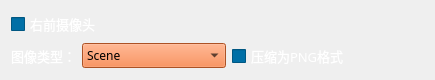
    <widget class="QWidget" name="layoutWidget_5">
     <property name="geometry">
      <rect>
       <x>0</x>
       <y>90</y>
       <width>435</width>
       <height>56</height>
      </rect>
     </property>
     <layout class="QGridLayout" name="gridLayout_5">
      <item row="0" column="0">
       <widget class="QCheckBox" name="record_fr_camera_checkBox">
        <property name="palette">
         <palette>
          <active>
           <colorrole role="WindowText">
            <brush brushstyle="SolidPattern">
             <color alpha="255">
              <red>255</red>
              <green>255</green>
              <blue>255</blue>
             </color>
            </brush>
           </colorrole>
           <colorrole role="Button">
            <brush brushstyle="SolidPattern">
             <color alpha="255">
              <red>0</red>
              <green>111</green>
              <blue>166</blue>
             </color>
            </brush>
           </colorrole>
           <colorrole role="Base">
            <brush brushstyle="SolidPattern">
             <color alpha="255">
              <red>0</red>
              <green>111</green>
              <blue>166</blue>
             </color>
            </brush>
           </colorrole>
           <colorrole role="Window">
            <brush brushstyle="SolidPattern">
             <color alpha="255">
              <red>0</red>
              <green>111</green>
              <blue>166</blue>
             </color>
            </brush>
           </colorrole>
          </active>
          <inactive>
           <colorrole role="WindowText">
            <brush brushstyle="SolidPattern">
             <color alpha="255">
              <red>255</red>
              <green>255</green>
              <blue>255</blue>
             </color>
            </brush>
           </colorrole>
           <colorrole role="Button">
            <brush brushstyle="SolidPattern">
             <color alpha="255">
              <red>0</red>
              <green>111</green>
              <blue>166</blue>
             </color>
            </brush>
           </colorrole>
           <colorrole role="Base">
            <brush brushstyle="SolidPattern">
             <color alpha="255">
              <red>0</red>
              <green>111</green>
              <blue>166</blue>
             </color>
            </brush>
           </colorrole>
           <colorrole role="Window">
            <brush brushstyle="SolidPattern">
             <color alpha="255">
              <red>0</red>
              <green>111</green>
              <blue>166</blue>
             </color>
            </brush>
           </colorrole>
          </inactive>
          <disabled>
           <colorrole role="WindowText">
            <brush brushstyle="SolidPattern">
             <color alpha="255">
              <red>120</red>
              <green>120</green>
              <blue>120</blue>
             </color>
            </brush>
           </colorrole>
           <colorrole role="Button">
            <brush brushstyle="SolidPattern">
             <color alpha="255">
              <red>0</red>
              <green>111</green>
              <blue>166</blue>
             </color>
            </brush>
           </colorrole>
           <colorrole role="Base">
            <brush brushstyle="SolidPattern">
             <color alpha="255">
              <red>0</red>
              <green>111</green>
              <blue>166</blue>
             </color>
            </brush>
           </colorrole>
           <colorrole role="Window">
            <brush brushstyle="SolidPattern">
             <color alpha="255">
              <red>0</red>
              <green>111</green>
              <blue>166</blue>
             </color>
            </brush>
           </colorrole>
          </disabled>
         </palette>
        </property>
        <property name="font">
         <font>
          <family>等线</family>
          <pointsize>10</pointsize>
         </font>
        </property>
        <property name="text">
         <string>右前摄像头</string>
        </property>
       </widget>
      </item>
      <item row="1" column="0">
       <layout class="QGridLayout" name="gridLayout_6">
        <item row="0" column="0">
         <widget class="QLabel" name="label_14">
          <property name="palette">
           <palette>
            <active>
             <colorrole role="WindowText">
              <brush brushstyle="SolidPattern">
               <color alpha="255">
                <red>255</red>
                <green>255</green>
                <blue>255</blue>
               </color>
              </brush>
             </colorrole>
             <colorrole role="Button">
              <brush brushstyle="SolidPattern">
               <color alpha="255">
                <red>0</red>
                <green>111</green>
                <blue>166</blue>
               </color>
              </brush>
             </colorrole>
             <colorrole role="Base">
              <brush brushstyle="SolidPattern">
               <color alpha="255">
                <red>0</red>
                <green>111</green>
                <blue>166</blue>
               </color>
              </brush>
             </colorrole>
             <colorrole role="Window">
              <brush brushstyle="SolidPattern">
               <color alpha="255">
                <red>0</red>
                <green>111</green>
                <blue>166</blue>
               </color>
              </brush>
             </colorrole>
            </active>
            <inactive>
             <colorrole role="WindowText">
              <brush brushstyle="SolidPattern">
               <color alpha="255">
                <red>255</red>
                <green>255</green>
                <blue>255</blue>
               </color>
              </brush>
             </colorrole>
             <colorrole role="Button">
              <brush brushstyle="SolidPattern">
               <color alpha="255">
                <red>0</red>
                <green>111</green>
                <blue>166</blue>
               </color>
              </brush>
             </colorrole>
             <colorrole role="Base">
              <brush brushstyle="SolidPattern">
               <color alpha="255">
                <red>0</red>
                <green>111</green>
                <blue>166</blue>
               </color>
              </brush>
             </colorrole>
             <colorrole role="Window">
              <brush brushstyle="SolidPattern">
               <color alpha="255">
                <red>0</red>
                <green>111</green>
                <blue>166</blue>
               </color>
              </brush>
             </colorrole>
            </inactive>
            <disabled>
             <colorrole role="WindowText">
              <brush brushstyle="SolidPattern">
               <color alpha="255">
                <red>120</red>
                <green>120</green>
                <blue>120</blue>
               </color>
              </brush>
             </colorrole>
             <colorrole role="Button">
              <brush brushstyle="SolidPattern">
               <color alpha="255">
                <red>0</red>
                <green>111</green>
                <blue>166</blue>
               </color>
              </brush>
             </colorrole>
             <colorrole role="Base">
              <brush brushstyle="SolidPattern">
               <color alpha="255">
                <red>0</red>
                <green>111</green>
                <blue>166</blue>
               </color>
              </brush>
             </colorrole>
             <colorrole role="Window">
              <brush brushstyle="SolidPattern">
               <color alpha="255">
                <red>0</red>
                <green>111</green>
                <blue>166</blue>
               </color>
              </brush>
             </colorrole>
            </disabled>
           </palette>
          </property>
          <property name="font">
           <font>
            <family>等线</family>
            <pointsize>10</pointsize>
           </font>
          </property>
          <property name="layoutDirection">
           <enum>Qt::LeftToRight</enum>
          </property>
          <property name="text">
           <string>图像类型：</string>
          </property>
          <property name="alignment">
           <set>Qt::AlignCenter</set>
          </property>
         </widget>
        </item>
        <item row="0" column="1">
         <widget class="QComboBox" name="record_fr_camera_image_type_choose">
          <property name="palette">
           <palette>
            <active>
             <colorrole role="Button">
              <brush brushstyle="SolidPattern">
               <color alpha="255">
                <red>241</red>
                <green>115</green>
                <blue>52</blue>
               </color>
              </brush>
             </colorrole>
             <colorrole role="Text">
              <brush brushstyle="SolidPattern">
               <color alpha="255">
                <red>255</red>
                <green>255</green>
                <blue>255</blue>
               </color>
              </brush>
             </colorrole>
             <colorrole role="Base">
              <brush brushstyle="SolidPattern">
               <color alpha="255">
                <red>241</red>
                <green>115</green>
                <blue>52</blue>
               </color>
              </brush>
             </colorrole>
             <colorrole role="Window">
              <brush brushstyle="SolidPattern">
               <color alpha="255">
                <red>241</red>
                <green>115</green>
                <blue>52</blue>
               </color>
              </brush>
             </colorrole>
             <colorrole role="PlaceholderText">
              <brush brushstyle="SolidPattern">
               <color alpha="128">
                <red>255</red>
                <green>255</green>
                <blue>255</blue>
               </color>
              </brush>
             </colorrole>
            </active>
            <inactive>
             <colorrole role="Button">
              <brush brushstyle="SolidPattern">
               <color alpha="255">
                <red>241</red>
                <green>115</green>
                <blue>52</blue>
               </color>
              </brush>
             </colorrole>
             <colorrole role="Text">
              <brush brushstyle="SolidPattern">
               <color alpha="255">
                <red>255</red>
                <green>255</green>
                <blue>255</blue>
               </color>
              </brush>
             </colorrole>
             <colorrole role="Base">
              <brush brushstyle="SolidPattern">
               <color alpha="255">
                <red>241</red>
                <green>115</green>
                <blue>52</blue>
               </color>
              </brush>
             </colorrole>
             <colorrole role="Window">
              <brush brushstyle="SolidPattern">
               <color alpha="255">
                <red>241</red>
                <green>115</green>
                <blue>52</blue>
               </color>
              </brush>
             </colorrole>
             <colorrole role="PlaceholderText">
              <brush brushstyle="SolidPattern">
               <color alpha="128">
                <red>255</red>
                <green>255</green>
                <blue>255</blue>
               </color>
              </brush>
             </colorrole>
            </inactive>
            <disabled>
             <colorrole role="Button">
              <brush brushstyle="SolidPattern">
               <color alpha="255">
                <red>241</red>
                <green>115</green>
                <blue>52</blue>
               </color>
              </brush>
             </colorrole>
             <colorrole role="Text">
              <brush brushstyle="SolidPattern">
               <color alpha="255">
                <red>120</red>
                <green>120</green>
                <blue>120</blue>
               </color>
              </brush>
             </colorrole>
             <colorrole role="Base">
              <brush brushstyle="SolidPattern">
               <color alpha="255">
                <red>241</red>
                <green>115</green>
                <blue>52</blue>
               </color>
              </brush>
             </colorrole>
             <colorrole role="Window">
              <brush brushstyle="SolidPattern">
               <color alpha="255">
                <red>241</red>
                <green>115</green>
                <blue>52</blue>
               </color>
              </brush>
             </colorrole>
             <colorrole role="PlaceholderText">
              <brush brushstyle="SolidPattern">
               <color alpha="128">
                <red>0</red>
                <green>0</green>
                <blue>0</blue>
               </color>
              </brush>
             </colorrole>
            </disabled>
           </palette>
          </property>
          <property name="font">
           <font>
            <family>Adobe 繁黑體 Std B</family>
           </font>
          </property>
          <property name="layoutDirection">
           <enum>Qt::LeftToRight</enum>
          </property>
          <property name="styleSheet">
           <string notr="true">background-color: rgb(241, 115, 52);</string>
          </property>
          <item>
           <property name="text">
            <string>Scene</string>
           </property>
          </item>
          <item>
           <property name="text">
            <string>DepthPlanar</string>
           </property>
          </item>
          <item>
           <property name="text">
            <string>DepthPerspective</string>
           </property>
          </item>
          <item>
           <property name="text">
            <string>DepthVis</string>
           </property>
          </item>
          <item>
           <property name="text">
            <string>DisparityNormalized</string>
           </property>
          </item>
          <item>
           <property name="text">
            <string>Segmentation</string>
           </property>
          </item>
          <item>
           <property name="text">
            <string>SurfaceNormals</string>
           </property>
          </item>
          <item>
           <property name="text">
            <string>Infrared</string>
           </property>
          </item>
          <item>
           <property name="text">
            <string>OpticalFlow</string>
           </property>
          </item>
          <item>
           <property name="text">
            <string>OpticalFlowVis</string>
           </property>
          </item>
         </widget>
        </item>
       </layout>
      </item>
      <item row="1" column="1">
       <widget class="QCheckBox" name="record_fr_camera_compress_checkBox">
        <property name="palette">
         <palette>
          <active>
           <colorrole role="WindowText">
            <brush brushstyle="SolidPattern">
             <color alpha="255">
              <red>255</red>
              <green>255</green>
              <blue>255</blue>
             </color>
            </brush>
           </colorrole>
           <colorrole role="Button">
            <brush brushstyle="SolidPattern">
             <color alpha="255">
              <red>0</red>
              <green>111</green>
              <blue>166</blue>
             </color>
            </brush>
           </colorrole>
           <colorrole role="Base">
            <brush brushstyle="SolidPattern">
             <color alpha="255">
              <red>0</red>
              <green>111</green>
              <blue>166</blue>
             </color>
            </brush>
           </colorrole>
           <colorrole role="Window">
            <brush brushstyle="SolidPattern">
             <color alpha="255">
              <red>0</red>
              <green>111</green>
              <blue>166</blue>
             </color>
            </brush>
           </colorrole>
          </active>
          <inactive>
           <colorrole role="WindowText">
            <brush brushstyle="SolidPattern">
             <color alpha="255">
              <red>255</red>
              <green>255</green>
              <blue>255</blue>
             </color>
            </brush>
           </colorrole>
           <colorrole role="Button">
            <brush brushstyle="SolidPattern">
             <color alpha="255">
              <red>0</red>
              <green>111</green>
              <blue>166</blue>
             </color>
            </brush>
           </colorrole>
           <colorrole role="Base">
            <brush brushstyle="SolidPattern">
             <color alpha="255">
              <red>0</red>
              <green>111</green>
              <blue>166</blue>
             </color>
            </brush>
           </colorrole>
           <colorrole role="Window">
            <brush brushstyle="SolidPattern">
             <color alpha="255">
              <red>0</red>
              <green>111</green>
              <blue>166</blue>
             </color>
            </brush>
           </colorrole>
          </inactive>
          <disabled>
           <colorrole role="WindowText">
            <brush brushstyle="SolidPattern">
             <color alpha="255">
              <red>120</red>
              <green>120</green>
              <blue>120</blue>
             </color>
            </brush>
           </colorrole>
           <colorrole role="Button">
            <brush brushstyle="SolidPattern">
             <color alpha="255">
              <red>0</red>
              <green>111</green>
              <blue>166</blue>
             </color>
            </brush>
           </colorrole>
           <colorrole role="Base">
            <brush brushstyle="SolidPattern">
             <color alpha="255">
              <red>0</red>
              <green>111</green>
              <blue>166</blue>
             </color>
            </brush>
           </colorrole>
           <colorrole role="Window">
            <brush brushstyle="SolidPattern">
             <color alpha="255">
              <red>0</red>
              <green>111</green>
              <blue>166</blue>
             </color>
            </brush>
           </colorrole>
          </disabled>
         </palette>
        </property>
        <property name="font">
         <font>
          <family>等线</family>
          <pointsize>10</pointsize>
         </font>
        </property>
        <property name="text">
         <string>压缩为PNG格式</string>
        </property>
       </widget>
      </item>
     </layout>
    </widget>
